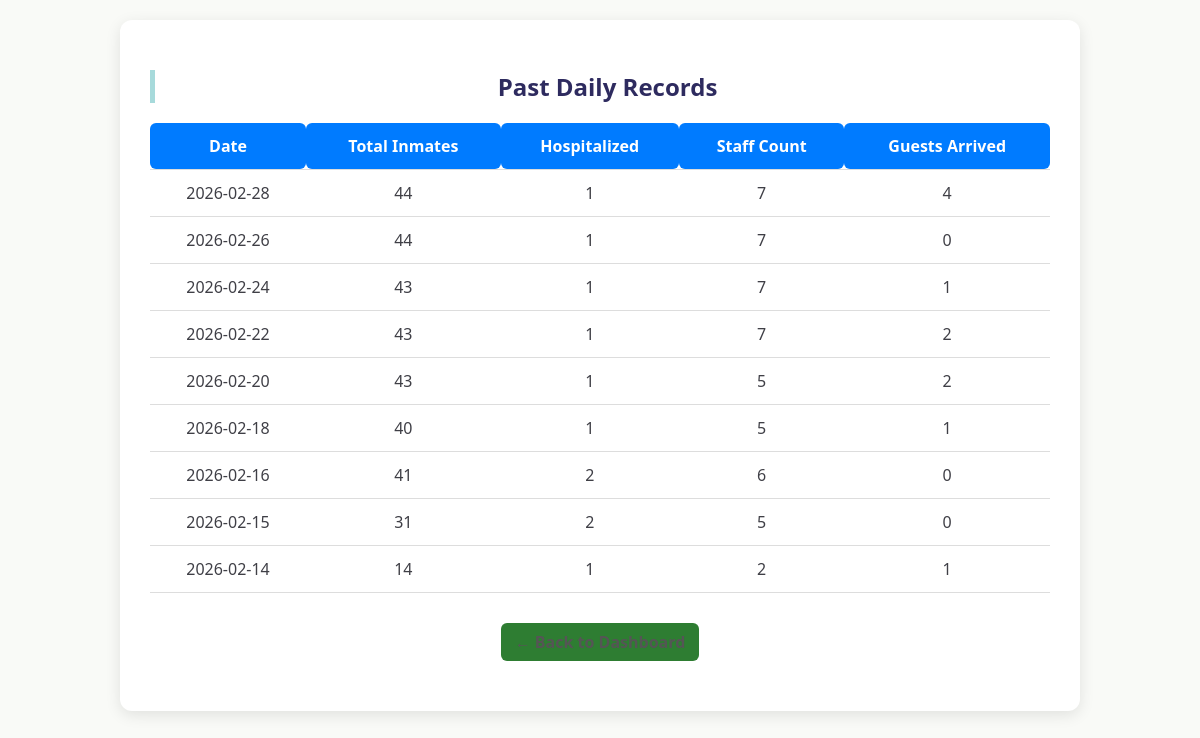
Page /admin/records (signed in) on the earlier database version.
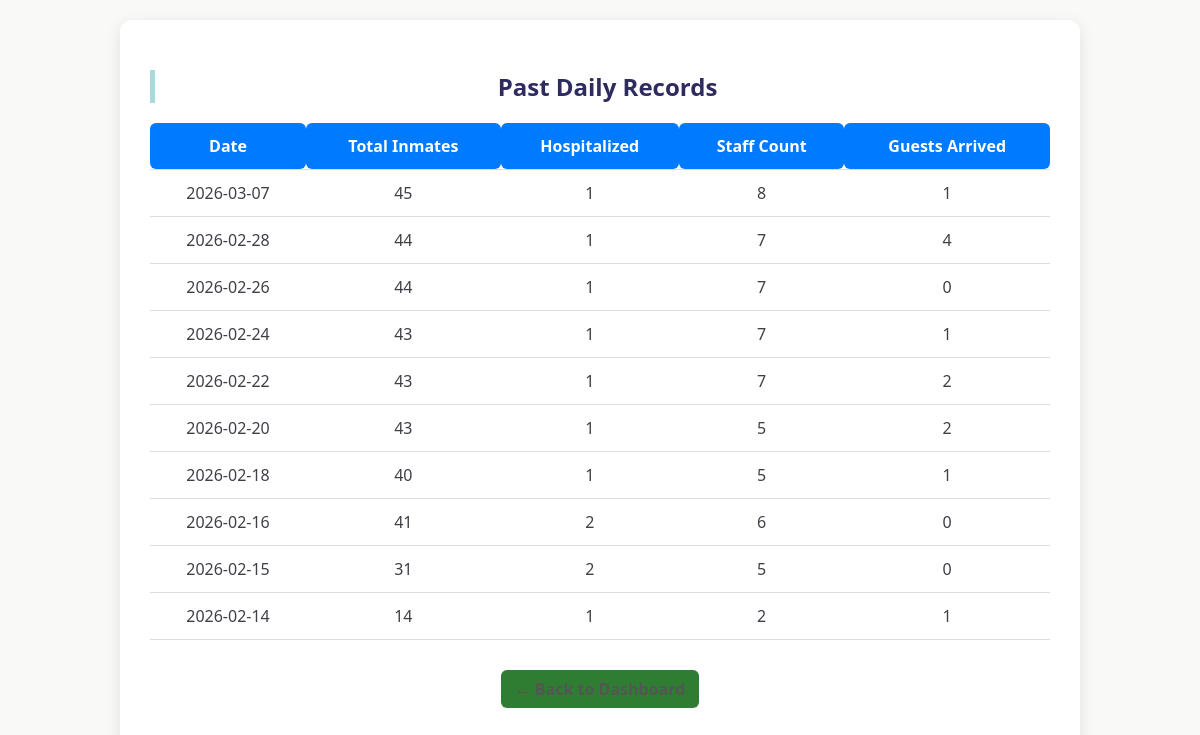
Same page on the later database version.
### tables this page shows
CREATE TABLE daily_records (
        id INTEGER PRIMARY KEY AUTOINCREMENT,
        date TEXT UNIQUE,  -- Added UNIQUE here to support REPLACE logic
        total_inmates INTEGER,
        active_inmates INTEGER,  -- Ensure this is added
        hospitalized INTEGER,
        discharged INTEGER,
        male_inmates INTEGER,
        female_inmates INTEGER,
        new_inmates INTEGER,
        staff_count INTEGER,
        guests_arrived INTEGER
    , deceased INTEGER DEFAULT 0);

### app.py (the view)
@app.route("/admin/records")
def view_records():
    if 'admin' not in session:
        return redirect('/login')
    conn = get_db()
    cur = conn.cursor()
    cur.execute("SELECT * FROM daily_records ORDER BY date DESC")
    records = cur.fetchall()
    conn.close()
    return render_template("view_records.html", records=records)

### app.py (called while the page is built)
def get_db():
    conn = sqlite3.connect(DB)
    conn.row_factory = sqlite3.Row
    return conn

### templates/view_records.html (shortened to what this page needs)
<!DOCTYPE html>
<html lang="en">
<head>
    <link rel="stylesheet" href="{{ url_for('static', filename='style.css') }}">
</head>
<body>
<div class="view-container">
    <h2>Past Daily Records</h2>
    <table>
        <thead>
            <tr>
                <th>Date</th>
                <th>Total Inmates</th>
                <th>Hospitalized</th>
                <th>Staff Count</th>
                <th>Guests Arrived</th>
            </tr>
        </thead>
        <tbody>
            {% for record in records %}
            <tr>
                <td>{{ record['date'] }}</td>
                <td>{{ record['total_inmates'] }}</td>
                <td>{{ record['hospitalized'] }}</td>
                <td>{{ record['staff_count'] }}</td>
                <td>{{ record['guests_arrived'] }}</td>
            </tr>
            {% endfor %}
        </tbody>
    </table>
   <div class="admin-actions">
        <a href="/admin" class="back-btn">← Back to Dashboard</a>
    </div>
</div>
</body>
</html>

### static/style.css (style rules this page uses)
body { font-family: "Segoe UI", Arial, sans-serif; background: #F9FAF7; padding: 20px; margin: 0; color: #3F3F46; }
h2 { color: #2E2B5F; border-left: 5px solid #A7DADB; padding-left: 10px; }
a { display: inline-block; margin-top: 10px; color: #2E2B5F; text-decoration: none; font-weight: 600; }
.admin-actions { margin-top: 20px; text-align: right; }
.back-btn { padding: 8px 14px; background: #2e7d32; color: white; text-decoration: none; border-radius: 6px; transition: 0.3s; }
.admin-actions { display: flex; justify-content: center; gap: 10px; margin: 20px 0; }
.view-container { max-width: 900px; margin: auto; background: #fff; padding: 30px; border-radius: 12px; box-shadow: 0 4px 15px rgba(0,0,0,0.1); }
h2 { text-align: center; margin-bottom: 20px; }
table { width: 100%; border-collapse: collapse; }
th, td { padding: 12px; border-bottom: 1px solid #ddd; text-align: center; }
th { background: #007bff; color: #fff; border-radius: 6px; }
a { text-decoration: none; color: #007bff; display: inline-block; margin-top: 20px; }
.back-btn { display: inline-block; margin-top: 10px; text-decoration: none; color: #555; }

Differences in the rows shown:
added daily_records: date "2026-03-07", total_inmates "45", hospitalized "1", staff_count "8", guests_arrived "1"
